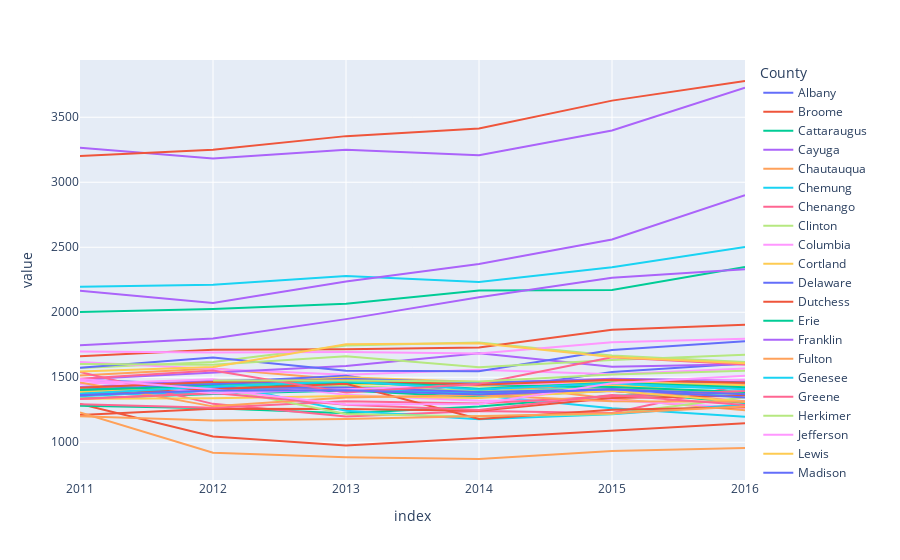

The notebook cell saved with this chart:
### Code cell
fig = px.line(ny_by_county)
fig.show()

### Figure 1 — Plotly figure (JSON) as saved in the notebook; plotly's stock layout.template omitted (floating-point values rounded to 4 significant figures)
{"data": [{"hovertemplate": "County=Albany<br>index=%{x}<br>value=%{y}<extra></extra>", "legendgroup": "Albany", "line": {"color": "#636efa", "dash": "solid"}, "marker": {"symbol": "circle"}, "mode": "lines", "name": "Albany", "orientation": "v", "showlegend": true, "type": "scatter", "x": ["2011", "2012", "2013", "2014", "2015", "2016"], "xaxis": "x", "y": [1482.0, 1442.0, 1428.0, 1393.0, 1540.0, 1607.0], "yaxis": "y"}, {"hovertemplate": "County=Broome<br>index=%{x}<br>value=%{y}<extra></extra>", "legendgroup": "Broome", "line": {"color": "#EF553B", "dash": "solid"}, "marker": {"symbol": "circle"}, "mode": "lines", "name": "Broome", "orientation": "v", "showlegend": true, "type": "scatter", "x": ["2011", "2012", "2013", "2014", "2015", "2016"], "xaxis": "x", "y": [1294.0, 1045.0, 975.6, 1032.0, 1087.0, 1146.0], "yaxis": "y"}, {"hovertemplate": "County=Cattaraugus<br>index=%{x}<br>value=%{y}<extra></extra>", "legendgroup": "Cattaraugus", "line": {"color": "#00cc96", "dash": "solid"}, "marker": {"symbol": "circle"}, "mode": "lines", "name": "Cattaraugus", "orientation": "v", "showlegend": true, "type": "scatter", "x": ["2011", "2012", "2013", "2014", "2015", "2016"], "xaxis": "x", "y": [1336.0, 1371.0, 1399.0, 1346.0, 1397.0, 1302.0], "yaxis": "y"}, {"hovertemplate": "County=Cayuga<br>index=%{x}<br>value=%{y}<extra></extra>", "legendgroup": "Cayuga", "line": {"color": "#ab63fa", "dash": "solid"}, "marker": {"symbol": "circle"}, "mode": "lines", "name": "Cayuga", "orientation": "v", "showlegend": true, "type": "scatter", "x": ["2011", "2012", "2013", "2014", "2015", "2016"], "xaxis": "x", "y": [1425.0, 1474.0, 1487.0, 1457.0, 1488.0, 1475.0], "yaxis": "y"}, {"hovertemplate": "County=Chautauqua<br>index=%{x}<br>value=%{y}<extra></extra>", "legendgroup": "Chautauqua", "line": {"color": "#FFA15A", "dash": "solid"}, "marker": {"symbol": "circle"}, "mode": "lines", "name": "Chautauqua", "orientation": "v", "showlegend": true, "type": "scatter", "x": ["2011", "2012", "2013", "2014", "2015", "2016"], "xaxis": "x", "y": [1513.0, 1568.0, 1482.0, 1455.0, 1335.0, 1246.0], "yaxis": "y"}, {"hovertemplate": "County=Chemung<br>index=%{x}<br>value=%{y}<extra></extra>", "legendgroup": "Chemung", "line": {"color": "#19d3f3", "dash": "solid"}, "marker": {"symbol": "circle"}, "mode": "lines", "name": "Chemung", "orientation": "v", "showlegend": true, "type": "scatter", "x": ["2011", "2012", "2013", "2014", "2015", "2016"], "xaxis": "x", "y": [1353.0, 1402.0, 1414.0, 1361.0, 1261.0, 1196.0], "yaxis": "y"}, {"hovertemplate": "County=Chenango<br>index=%{x}<br>value=%{y}<extra></extra>", "legendgroup": "Chenango", "line": {"color": "#FF6692", "dash": "solid"}, "marker": {"symbol": "circle"}, "mode": "lines", "name": "Chenango", "orientation": "v", "showlegend": true, "type": "scatter", "x": ["2011", "2012", "2013", "2014", "2015", "2016"], "xaxis": "x", "y": [1333.0, 1381.0, 1424.0, 1366.0, 1395.0, 1315.0], "yaxis": "y"}, {"hovertemplate": "County=Clinton<br>index=%{x}<br>value=%{y}<extra></extra>", "legendgroup": "Clinton", "line": {"color": "#B6E880", "dash": "solid"}, "marker": {"symbol": "circle"}, "mode": "lines", "name": "Clinton", "orientation": "v", "showlegend": true, "type": "scatter", "x": ["2011", "2012", "2013", "2014", "2015", "2016"], "xaxis": "x", "y": [1572.0, 1618.0, 1745.0, 1768.0, 1668.0, 1617.0], "yaxis": "y"}, {"hovertemplate": "County=Columbia<br>index=%{x}<br>value=%{y}<extra></extra>", "legendgroup": "Columbia", "line": {"color": "#FF97FF", "dash": "solid"}, "marker": {"symbol": "circle"}, "mode": "lines", "name": "Columbia", "orientation": "v", "showlegend": true, "type": "scatter", "x": ["2011", "2012", "2013", "2014", "2015", "2016"], "xaxis": "x", "y": [1617.0, 1564.0, 1519.0, 1557.0, 1523.0, 1568.0], "yaxis": "y"}, {"hovertemplate": "County=Cortland<br>index=%{x}<br>value=%{y}<extra></extra>", "legendgroup": "Cortland", "line": {"color": "#FECB52", "dash": "solid"}, "marker": {"symbol": "circle"}, "mode": "lines", "name": "Cortland", "orientation": "v", "showlegend": true, "type": "scatter", "x": ["2011", "2012", "2013", "2014", "2015", "2016"], "xaxis": "x", "y": [1384.0, 1438.0, 1473.0, 1438.0, 1467.0, 1467.0], "yaxis": "y"}, {"hovertemplate": "County=Delaware<br>index=%{x}<br>value=%{y}<extra></extra>", "legendgroup": "Delaware", "line": {"color": "#636efa", "dash": "solid"}, "marker": {"symbol": "circle"}, "mode": "lines", "name": "Delaware", "orientation": "v", "showlegend": true, "type": "scatter", "x": ["2011", "2012", "2013", "2014", "2015", "2016"], "xaxis": "x", "y": [1409.0, 1458.0, 1512.0, 1366.0, 1472.0, 1454.0], "yaxis": "y"}, {"hovertemplate": "County=Dutchess<br>index=%{x}<br>value=%{y}<extra></extra>", "legendgroup": "Dutchess", "line": {"color": "#EF553B", "dash": "solid"}, "marker": {"symbol": "circle"}, "mode": "lines", "name": "Dutchess", "orientation": "v", "showlegend": true, "type": "scatter", "x": ["2011", "2012", "2013", "2014", "2015", "2016"], "xaxis": "x", "y": [1662.0, 1711.0, 1717.0, 1730.0, 1865.0, 1903.0], "yaxis": "y"}, {"hovertemplate": "County=Erie<br>index=%{x}<br>value=%{y}<extra></extra>", "legendgroup": "Erie", "line": {"color": "#00cc96", "dash": "solid"}, "marker": {"symbol": "circle"}, "mode": "lines", "name": "Erie", "orientation": "v", "showlegend": true, "type": "scatter", "x": ["2011", "2012", "2013", "2014", "2015", "2016"], "xaxis": "x", "y": [1281.0, 1263.0, 1224.0, 1275.0, 1359.0, 1379.0], "yaxis": "y"}, {"hovertemplate": "County=Franklin<br>index=%{x}<br>value=%{y}<extra></extra>", "legendgroup": "Franklin", "line": {"color": "#ab63fa", "dash": "solid"}, "marker": {"symbol": "circle"}, "mode": "lines", "name": "Franklin", "orientation": "v", "showlegend": true, "type": "scatter", "x": ["2011", "2012", "2013", "2014", "2015", "2016"], "xaxis": "x", "y": [1486.0, 1535.0, 1587.0, 1686.0, 1581.0, 1599.0], "yaxis": "y"}, {"hovertemplate": "County=Fulton<br>index=%{x}<br>value=%{y}<extra></extra>", "legendgroup": "Fulton", "line": {"color": "#FFA15A", "dash": "solid"}, "marker": {"symbol": "circle"}, "mode": "lines", "name": "Fulton", "orientation": "v", "showlegend": true, "type": "scatter", "x": ["2011", "2012", "2013", "2014", "2015", "2016"], "xaxis": "x", "y": [1406.0, 1434.0, 1403.0, 1383.0, 1462.0, 1450.0], "yaxis": "y"}, {"hovertemplate": "County=Genesee<br>index=%{x}<br>value=%{y}<extra></extra>", "legendgroup": "Genesee", "line": {"color": "#19d3f3", "dash": "solid"}, "marker": {"symbol": "circle"}, "mode": "lines", "name": "Genesee", "orientation": "v", "showlegend": true, "type": "scatter", "x": ["2011", "2012", "2013", "2014", "2015", "2016"], "xaxis": "x", "y": [1367.0, 1381.0, 1406.0, 1380.0, 1437.0, 1413.0], "yaxis": "y"}, {"hovertemplate": "County=Greene<br>index=%{x}<br>value=%{y}<extra></extra>", "legendgroup": "Greene", "line": {"color": "#FF6692", "dash": "solid"}, "marker": {"symbol": "circle"}, "mode": "lines", "name": "Greene", "orientation": "v", "showlegend": true, "type": "scatter", "x": ["2011", "2012", "2013", "2014", "2015", "2016"], "xaxis": "x", "y": [1541.0, 1296.0, 1199.0, 1242.0, 1226.0, 1445.0], "yaxis": "y"}, {"hovertemplate": "County=Herkimer<br>index=%{x}<br>value=%{y}<extra></extra>", "legendgroup": "Herkimer", "line": {"color": "#B6E880", "dash": "solid"}, "marker": {"symbol": "circle"}, "mode": "lines", "name": "Herkimer", "orientation": "v", "showlegend": true, "type": "scatter", "x": ["2011", "2012", "2013", "2014", "2015", "2016"], "xaxis": "x", "y": [1364.0, 1406.0, 1435.0, 1393.0, 1418.0, 1385.0], "yaxis": "y"}, {"hovertemplate": "County=Jefferson<br>index=%{x}<br>value=%{y}<extra></extra>", "legendgroup": "Jefferson", "line": {"color": "#FF97FF", "dash": "solid"}, "marker": {"symbol": "circle"}, "mode": "lines", "name": "Jefferson", "orientation": "v", "showlegend": true, "type": "scatter", "x": ["2011", "2012", "2013", "2014", "2015", "2016"], "xaxis": "x", "y": [1448.0, 1484.0, 1365.0, 1320.0, 1324.0, 1266.0], "yaxis": "y"}, {"hovertemplate": "County=Lewis<br>index=%{x}<br>value=%{y}<extra></extra>", "legendgroup": "Lewis", "line": {"color": "#FECB52", "dash": "solid"}, "marker": {"symbol": "circle"}, "mode": "lines", "name": "Lewis", "orientation": "v", "showlegend": true, "type": "scatter", "x": ["2011", "2012", "2013", "2014", "2015", "2016"], "xaxis": "x", "y": [1386.0, 1428.0, 1450.0, 1435.0, 1441.0, 1366.0], "yaxis": "y"}, {"hovertemplate": "County=Madison<br>index=%{x}<br>value=%{y}<extra></extra>", "legendgroup": "Madison", "line": {"color": "#636efa", "dash": "solid"}, "marker": {"symbol": "circle"}, "mode": "lines", "name": "Madison", "orientation": "v", "showlegend": true, "type": "scatter", "x": ["2011", "2012", "2013", "2014", "2015", "2016"], "xaxis": "x", "y": [1573.0, 1653, 1551.0, 1546.0, 1710.0, 1777.0], "yaxis": "y"}, {"hovertemplate": "County=Monroe<br>index=%{x}<br>value=%{y}<extra></extra>", "legendgroup": "Monroe", "line": {"color": "#EF553B", "dash": "solid"}, "marker": {"symbol": "circle"}, "mode": "lines", "name": "Monroe", "orientation": "v", "showlegend": true, "type": "scatter", "x": ["2011", "2012", "2013", "2014", "2015", "2016"], "xaxis": "x", "y": [1210.0, 1259.0, 1256.0, 1243.0, 1340.0, 1358.0], "yaxis": "y"}, {"hovertemplate": "County=Montgomery<br>index=%{x}<br>value=%{y}<extra></extra>", "legendgroup": "Montgomery", "line": {"color": "#00cc96", "dash": "solid"}, "marker": {"symbol": "circle"}, "mode": "lines", "name": "Montgomery", "orientation": "v", "showlegend": true, "type": "scatter", "x": ["2011", "2012", "2013", "2014", "2015", "2016"], "xaxis": "x", "y": [1381.0, 1410.0, 1458.0, 1443.0, 1426.0, 1387.0], "yaxis": "y"}, {"hovertemplate": "County=Nassau<br>index=%{x}<br>value=%{y}<extra></extra>", "legendgroup": "Nassau", "line": {"color": "#ab63fa", "dash": "solid"}, "marker": {"symbol": "circle"}, "mode": "lines", "name": "Nassau", "orientation": "v", "showlegend": true, "type": "scatter", "x": ["2011", "2012", "2013", "2014", "2015", "2016"], "xaxis": "x", "y": [3265.0, 3182.0, 3251.0, 3207.0, 3398.0, 3727.0], "yaxis": "y"}, {"hovertemplate": "County=Niagara<br>index=%{x}<br>value=%{y}<extra></extra>", "legendgroup": "Niagara", "line": {"color": "#FFA15A", "dash": "solid"}, "marker": {"symbol": "circle"}, "mode": "lines", "name": "Niagara", "orientation": "v", "showlegend": true, "type": "scatter", "x": ["2011", "2012", "2013", "2014", "2015", "2016"], "xaxis": "x", "y": [1229.0, 919.0, 884.2, 871.4, 933.1, 956.7], "yaxis": "y"}, {"hovertemplate": "County=Oneida<br>index=%{x}<br>value=%{y}<extra></extra>", "legendgroup": "Oneida", "line": {"color": "#19d3f3", "dash": "solid"}, "marker": {"symbol": "circle"}, "mode": "lines", "name": "Oneida", "orientation": "v", "showlegend": true, "type": "scatter", "x": ["2011", "2012", "2013", "2014", "2015", "2016"], "xaxis": "x", "y": [1414.0, 1458.0, 1242.0, 1178.0, 1215.0, 1291.0], "yaxis": "y"}, {"hovertemplate": "County=Onondaga<br>index=%{x}<br>value=%{y}<extra></extra>", "legendgroup": "Onondaga", "line": {"color": "#FF6692", "dash": "solid"}, "marker": {"symbol": "circle"}, "mode": "lines", "name": "Onondaga", "orientation": "v", "showlegend": true, "type": "scatter", "x": ["2011", "2012", "2013", "2014", "2015", "2016"], "xaxis": "x", "y": [1292.0, 1266.0, 1316.0, 1298.0, 1354.0, 1394.0], "yaxis": "y"}, {"hovertemplate": "County=Ontario<br>index=%{x}<br>value=%{y}<extra></extra>", "legendgroup": "Ontario", "line": {"color": "#B6E880", "dash": "solid"}, "marker": {"symbol": "circle"}, "mode": "lines", "name": "Ontario", "orientation": "v", "showlegend": true, "type": "scatter", "x": ["2011", "2012", "2013", "2014", "2015", "2016"], "xaxis": "x", "y": [1413.0, 1424.0, 1218.0, 1198.0, 1218.0, 1347.0], "yaxis": "y"}, {"hovertemplate": "County=Orange<br>index=%{x}<br>value=%{y}<extra></extra>", "legendgroup": "Orange", "line": {"color": "#FF97FF", "dash": "solid"}, "marker": {"symbol": "circle"}, "mode": "lines", "name": "Orange", "orientation": "v", "showlegend": true, "type": "scatter", "x": ["2011", "2012", "2013", "2014", "2015", "2016"], "xaxis": "x", "y": [1698.0, 1690.0, 1694.0, 1682.0, 1769.0, 1796.0], "yaxis": "y"}, {"hovertemplate": "County=Orleans<br>index=%{x}<br>value=%{y}<extra></extra>", "legendgroup": "Orleans", "line": {"color": "#FECB52", "dash": "solid"}, "marker": {"symbol": "circle"}, "mode": "lines", "name": "Orleans", "orientation": "v", "showlegend": true, "type": "scatter", "x": ["2011", "2012", "2013", "2014", "2015", "2016"], "xaxis": "x", "y": [1334.0, 1338.0, 1357.0, 1341.0, 1397.0, 1312.0], "yaxis": "y"}, {"hovertemplate": "County=Oswego<br>index=%{x}<br>value=%{y}<extra></extra>", "legendgroup": "Oswego", "line": {"color": "#636efa", "dash": "solid"}, "marker": {"symbol": "circle"}, "mode": "lines", "name": "Oswego", "orientation": "v", "showlegend": true, "type": "scatter", "x": ["2011", "2012", "2013", "2014", "2015", "2016"], "xaxis": "x", "y": [1360.0, 1418.0, 1422.0, 1387.0, 1409.0, 1344.0], "yaxis": "y"}, {"hovertemplate": "County=Otsego<br>index=%{x}<br>value=%{y}<extra></extra>", "legendgroup": "Otsego", "line": {"color": "#EF553B", "dash": "solid"}, "marker": {"symbol": "circle"}, "mode": "lines", "name": "Otsego", "orientation": "v", "showlegend": true, "type": "scatter", "x": ["2011", "2012", "2013", "2014", "2015", "2016"], "xaxis": "x", "y": [1365.0, 1409.0, 1449.0, 1180.0, 1250.0, 1269.0], "yaxis": "y"}, {"hovertemplate": "County=Putnam<br>index=%{x}<br>value=%{y}<extra></extra>", "legendgroup": "Putnam", "line": {"color": "#00cc96", "dash": "solid"}, "marker": {"symbol": "circle"}, "mode": "lines", "name": "Putnam", "orientation": "v", "showlegend": true, "type": "scatter", "x": ["2011", "2012", "2013", "2014", "2015", "2016"], "xaxis": "x", "y": [2003.0, 2025.0, 2066.0, 2167.0, 2172.0, 2349.0], "yaxis": "y"}, {"hovertemplate": "County=Queens<br>index=%{x}<br>value=%{y}<extra></extra>", "legendgroup": "Queens", "line": {"color": "#ab63fa", "dash": "solid"}, "marker": {"symbol": "circle"}, "mode": "lines", "name": "Queens", "orientation": "v", "showlegend": true, "type": "scatter", "x": ["2011", "2012", "2013", "2014", "2015", "2016"], "xaxis": "x", "y": [1746, 1799.0, 1947.0, 2115.0, 2265.0, 2331.0], "yaxis": "y"}, {"hovertemplate": "County=Rensselaer<br>index=%{x}<br>value=%{y}<extra></extra>", "legendgroup": "Rensselaer", "line": {"color": "#FFA15A", "dash": "solid"}, "marker": {"symbol": "circle"}, "mode": "lines", "name": "Rensselaer", "orientation": "v", "showlegend": true, "type": "scatter", "x": ["2011", "2012", "2013", "2014", "2015", "2016"], "xaxis": "x", "y": [1460.0, 1276.0, 1345.0, 1363.0, 1316.0, 1312.0], "yaxis": "y"}, {"hovertemplate": "County=Rockland<br>index=%{x}<br>value=%{y}<extra></extra>", "legendgroup": "Rockland", "line": {"color": "#19d3f3", "dash": "solid"}, "marker": {"symbol": "circle"}, "mode": "lines", "name": "Rockland", "orientation": "v", "showlegend": true, "type": "scatter", "x": ["2011", "2012", "2013", "2014", "2015", "2016"], "xaxis": "x", "y": [2196.0, 2211.0, 2279.0, 2232.0, 2347.0, 2501.0], "yaxis": "y"}, {"hovertemplate": "County=Saint Lawrence<br>index=%{x}<br>value=%{y}<extra></extra>", "legendgroup": "Saint Lawrence", "line": {"color": "#FF6692", "dash": "solid"}, "marker": {"symbol": "circle"}, "mode": "lines", "name": "Saint Lawrence", "orientation": "v", "showlegend": true, "type": "scatter", "x": ["2011", "2012", "2013", "2014", "2015", "2016"], "xaxis": "x", "y": [1333.0, 1379.0, 1289.0, 1249.0, 1363.0, 1287.0], "yaxis": "y"}, {"hovertemplate": "County=Saratoga<br>index=%{x}<br>value=%{y}<extra></extra>", "legendgroup": "Saratoga", "line": {"color": "#B6E880", "dash": "solid"}, "marker": {"symbol": "circle"}, "mode": "lines", "name": "Saratoga", "orientation": "v", "showlegend": true, "type": "scatter", "x": ["2011", "2012", "2013", "2014", "2015", "2016"], "xaxis": "x", "y": [1601.0, 1596.0, 1662.0, 1577.0, 1634.0, 1673.0], "yaxis": "y"}, {"hovertemplate": "County=Schenectady<br>index=%{x}<br>value=%{y}<extra></extra>", "legendgroup": "Schenectady", "line": {"color": "#FF97FF", "dash": "solid"}, "marker": {"symbol": "circle"}, "mode": "lines", "name": "Schenectady", "orientation": "v", "showlegend": true, "type": "scatter", "x": ["2011", "2012", "2013", "2014", "2015", "2016"], "xaxis": "x", "y": [1476.0, 1377.0, 1407.0, 1442.0, 1462.0, 1482.0], "yaxis": "y"}, {"hovertemplate": "County=Schoharie<br>index=%{x}<br>value=%{y}<extra></extra>", "legendgroup": "Schoharie", "line": {"color": "#FECB52", "dash": "solid"}, "marker": {"symbol": "circle"}, "mode": "lines", "name": "Schoharie", "orientation": "v", "showlegend": true, "type": "scatter", "x": ["2011", "2012", "2013", "2014", "2015", "2016"], "xaxis": "x", "y": [1386.0, 1432.0, 1500.0, 1464.0, 1463.0, 1438.0], "yaxis": "y"}, {"hovertemplate": "County=Schuyler<br>index=%{x}<br>value=%{y}<extra></extra>", "legendgroup": "Schuyler", "line": {"color": "#636efa", "dash": "solid"}, "marker": {"symbol": "circle"}, "mode": "lines", "name": "Schuyler", "orientation": "v", "showlegend": true, "type": "scatter", "x": ["2011", "2012", "2013", "2014", "2015", "2016"], "xaxis": "x", "y": [1405.0, 1448.0, 1488.0, 1461.0, 1479.0, 1462.0], "yaxis": "y"}, {"hovertemplate": "County=Seneca<br>index=%{x}<br>value=%{y}<extra></extra>", "legendgroup": "Seneca", "line": {"color": "#EF553B", "dash": "solid"}, "marker": {"symbol": "circle"}, "mode": "lines", "name": "Seneca", "orientation": "v", "showlegend": true, "type": "scatter", "x": ["2011", "2012", "2013", "2014", "2015", "2016"], "xaxis": "x", "y": [1420.0, 1464.0, 1478.0, 1442.0, 1481.0, 1457.0], "yaxis": "y"}, {"hovertemplate": "County=Steuben<br>index=%{x}<br>value=%{y}<extra></extra>", "legendgroup": "Steuben", "line": {"color": "#00cc96", "dash": "solid"}, "marker": {"symbol": "circle"}, "mode": "lines", "name": "Steuben", "orientation": "v", "showlegend": true, "type": "scatter", "x": ["2011", "2012", "2013", "2014", "2015", "2016"], "xaxis": "x", "y": [1403.0, 1434.0, 1466.0, 1411.0, 1458.0, 1423.0], "yaxis": "y"}, {"hovertemplate": "County=Suffolk<br>index=%{x}<br>value=%{y}<extra></extra>", "legendgroup": "Suffolk", "line": {"color": "#ab63fa", "dash": "solid"}, "marker": {"symbol": "circle"}, "mode": "lines", "name": "Suffolk", "orientation": "v", "showlegend": true, "type": "scatter", "x": ["2011", "2012", "2013", "2014", "2015", "2016"], "xaxis": "x", "y": [2165, 2071.0, 2236.0, 2371.0, 2559.0, 2901.0], "yaxis": "y"}, {"hovertemplate": "County=Sullivan<br>index=%{x}<br>value=%{y}<extra></extra>", "legendgroup": "Sullivan", "line": {"color": "#FFA15A", "dash": "solid"}, "marker": {"symbol": "circle"}, "mode": "lines", "name": "Sullivan", "orientation": "v", "showlegend": true, "type": "scatter", "x": ["2011", "2012", "2013", "2014", "2015", "2016"], "xaxis": "x", "y": [1200.0, 1168.0, 1179.0, 1201.0, 1223.0, 1276.0], "yaxis": "y"}, {"hovertemplate": "County=Tioga<br>index=%{x}<br>value=%{y}<extra></extra>", "legendgroup": "Tioga", "line": {"color": "#19d3f3", "dash": "solid"}, "marker": {"symbol": "circle"}, "mode": "lines", "name": "Tioga", "orientation": "v", "showlegend": true, "type": "scatter", "x": ["2011", "2012", "2013", "2014", "2015", "2016"], "xaxis": "x", "y": [1374.0, 1429.0, 1469.0, 1406.0, 1453.0, 1407.0], "yaxis": "y"}, {"hovertemplate": "County=Tompkins<br>index=%{x}<br>value=%{y}<extra></extra>", "legendgroup": "Tompkins", "line": {"color": "#FF6692", "dash": "solid"}, "marker": {"symbol": "circle"}, "mode": "lines", "name": "Tompkins", "orientation": "v", "showlegend": true, "type": "scatter", "x": ["2011", "2012", "2013", "2014", "2015", "2016"], "xaxis": "x", "y": [1488.0, 1553.0, 1383.0, 1449.0, 1653.0, 1599.0], "yaxis": "y"}, {"hovertemplate": "County=Ulster<br>index=%{x}<br>value=%{y}<extra></extra>", "legendgroup": "Ulster", "line": {"color": "#B6E880", "dash": "solid"}, "marker": {"symbol": "circle"}, "mode": "lines", "name": "Ulster", "orientation": "v", "showlegend": true, "type": "scatter", "x": ["2011", "2012", "2013", "2014", "2015", "2016"], "xaxis": "x", "y": [null, 1476.0, 1475.0, 1468.0, 1522.0, 1550.0], "yaxis": "y"}, {"hovertemplate": "County=Warren<br>index=%{x}<br>value=%{y}<extra></extra>", "legendgroup": "Warren", "line": {"color": "#FF97FF", "dash": "solid"}, "marker": {"symbol": "circle"}, "mode": "lines", "name": "Warren", "orientation": "v", "showlegend": true, "type": "scatter", "x": ["2011", "2012", "2013", "2014", "2015", "2016"], "xaxis": "x", "y": [1487.0, 1407.0, 1290.0, 1294.0, 1455.0, 1511.0], "yaxis": "y"}, {"hovertemplate": "County=Washington<br>index=%{x}<br>value=%{y}<extra></extra>", "legendgroup": "Washington", "line": {"color": "#FECB52", "dash": "solid"}, "marker": {"symbol": "circle"}, "mode": "lines", "name": "Washington", "orientation": "v", "showlegend": true, "type": "scatter", "x": ["2011", "2012", "2013", "2014", "2015", "2016"], "xaxis": "x", "y": [1544.0, 1579.0, 1754.0, 1762.0, 1657.0, 1608.0], "yaxis": "y"}, {"hovertemplate": "County=Wayne<br>index=%{x}<br>value=%{y}<extra></extra>", "legendgroup": "Wayne", "line": {"color": "#636efa", "dash": "solid"}, "marker": {"symbol": "circle"}, "mode": "lines", "name": "Wayne", "orientation": "v", "showlegend": true, "type": "scatter", "x": ["2011", "2012", "2013", "2014", "2015", "2016"], "xaxis": "x", "y": [1363.0, 1398.0, 1400.0, 1368.0, 1409.0, 1369.0], "yaxis": "y"}, {"hovertemplate": "County=Westchester<br>index=%{x}<br>value=%{y}<extra></extra>", "legendgroup": "Westchester", "line": {"color": "#EF553B", "dash": "solid"}, "marker": {"symbol": "circle"}, "mode": "lines", "name": "Westchester", "orientation": "v", "showlegend": true, "type": "scatter", "x": ["2011", "2012", "2013", "2014", "2015", "2016"], "xaxis": "x", "y": [3203.0, 3250.0, 3355.0, 3413.0, 3628.0, 3779.0], "yaxis": "y"}], "layout": {"legend": {"title": {"text": "County"}, "tracegroupgap": 0}, "margin": {"t": 60}, "xaxis": {"anchor": "y", "domain": [0, 1], "title": {"text": "index"}}, "yaxis": {"anchor": "x", "domain": [0, 1], "title": {"text": "value"}}}}
